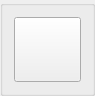
<?xml version="1.0" encoding="UTF-8"?>
<ui version="4.0">
 <class>ActionToolbar</class>
 <widget class="QGroupBox" name="ActionToolbar">
  <property name="geometry">
   <rect>
    <x>0</x>
    <y>0</y>
    <width>95</width>
    <height>96</height>
   </rect>
  </property>
  <property name="windowTitle">
   <string>GroupBox</string>
  </property>
  <layout class="QVBoxLayout" name="verticalLayout">
   <item>
    <widget class="QPushButton" name="pbAction">
     <property name="sizePolicy">
      <sizepolicy hsizetype="Expanding" vsizetype="Expanding">
       <horstretch>0</horstretch>
       <verstretch>0</verstretch>
      </sizepolicy>
     </property>
     <property name="focusPolicy">
      <enum>Qt::NoFocus</enum>
     </property>
     <property name="toolTip">
      <string>Autosteer</string>
     </property>
     <property name="text">
      <string/>
     </property>
     <property name="icon">
      <iconset theme="media-playback-start"/>
     </property>
     <property name="iconSize">
      <size>
       <width>64</width>
       <height>64</height>
      </size>
     </property>
     <property name="checkable">
      <bool>true</bool>
     </property>
     <property name="checked">
      <bool>false</bool>
     </property>
     <property name="autoDefault">
      <bool>false</bool>
     </property>
     <property name="default">
      <bool>false</bool>
     </property>
     <property name="flat">
      <bool>false</bool>
     </property>
    </widget>
   </item>
  </layout>
 </widget>
 <resources/>
 <connections/>
</ui>
